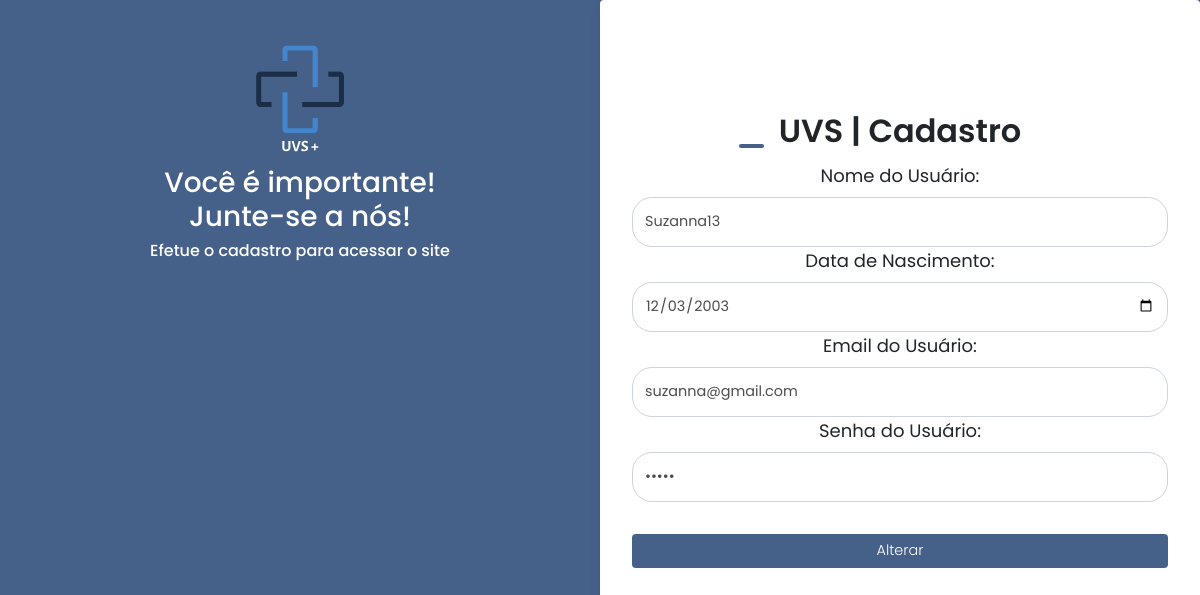
Screenshot of /PHP/edit.php?id=16 with the database file from the repository.
### tables this page shows
CREATE TABLE `tbubs` (
  `email` varchar(50) NOT NULL,
  `senha` varchar(50) NOT NULL,
  `nome` varchar(20) NOT NULL,
  `data` date DEFAULT NULL,
  `id` int(100) NOT NULL
);

### PHP/edit.php (the view, shortened to what this page needs)
<?php
    include_once('../banco/dbconnect.php');
    if(!empty($_GET['id']))
    {
        $id = $_GET['id'];
        $sqlSelect = "SELECT *  FROM tbubs WHERE id=$id";
        $result = $conexao->query($sqlSelect);
    if($result->num_rows > 0){
          while($user_data = mysqli_fetch_assoc($result)) {
           $email = $user_data['email'];
           $nome = $user_data['nome'];
           $data = $user_data['data'];
           $senha = $user_data['senha'];
        }
    }
    }else{
        header('Location:../pages/usuarios.php');
    }
?>
<!DOCTYPE html>
<html lang="pt-br">
<head>
    <link rel="stylesheet" href="https://stackpath.bootstrapcdn.com/bootstrap/4.1.3/css/bootstrap.min.css">
    <link rel="stylesheet" href="../CSS/login.css">
</head>
<body>
  <div class="login1">
  <img id="imagem1" src="../IMAGENS/UVS +.svg" width="70%" ></img>
     <h3>Você é importante!<br>
         Junte-se a nós!
     <h3>
     <p>Efetue o cadastro para acessar o site</p>
   </div>
    <main class="container">
        <h2>UVS | Cadastro</h2>
        <form name="form1" method="post" action="saveEdit.php" onsubmit="return valida_form()">
        <div class="input-field">
                <label>Nome do Usuário:</label>
                <input class="form-control" type="text" name="nome" id="nome"
                    placeholder="insira o nome" value=<?php echo $nome; ?>>
                <label>Data de Nascimento:</label>
                <input class="form-control" type="date" name="data" id="data"
                    placeholder="Insira a data" value=<?php echo $data; ?>>
                <label>Email do Usuário:</label>
                <input class="form-control" type="text" name="email" id="email"
                    placeholder="insira o email" value=<?php echo $email; ?>>
                <label>Senha do Usuário:</label>
                <input class="form-control" type="password" name="senha" id="senha"
                    placeholder="insira a senha" value=<?php echo $senha; ?>>
            </div>
            <input type="submit" value="Alterar" name="alterar" >
        </form>
    </main>
</body>
</html>

### CSS/login.css (style rules this page uses)
* { margin: 0; border: 0; padding: 0; box-sizing: border-box; font-family: "Poppins", sans-serif; }
body { background: #466189; }
#imagem1 { top: 3%; margin: 0 auto; height: 25%; width: 25%; }
h3 { color: white; }
p { font-size: medium; }
.login1 { width: 50%; min-height: 100VH; padding: 2rem; float: left; text-align: center; }
.container { background: white; width: 50%; min-height: 100VH; padding: 2rem; box-shadow: 5px 5px 15px rgba(0, 0, 0, 0.2); border-radius: 4px; margin-left: 50%; text-align: center; }
main h2 { font-weight: 600; position: relative; margin-top: 15%; }
main h2::before { content: ''; position: absolute; height: 4px; width: 25px; bottom: 3px; left: 20%; border-radius: 8px; background: #466189; }
form { display: flex; flex-direction: column; margin-top: 2%; font-size: large; }
.input-field input { outline: none; font-size: 0.9rem; color: rgba(0, 0, 0, 0.7); width: 100%; height: 50px; background-color: rgb(255, 255, 255); border-radius: 20px; }
.input-field input::placeholder { color: rgba(0, 0, 0, 0.5); }
form input[type="submit"] { margin-top: 2rem; padding: 0.4rem; width: 100%; background: #466189; cursor: pointer; color: white; font-size: 0.9rem; font-weight: 300; border-radius: 4px; transition: all 0.3s ease; }

### rows the page displays
tbubs: nome "Suzanna13", data "12/03/2003", email "suzanna@gmail.com"
